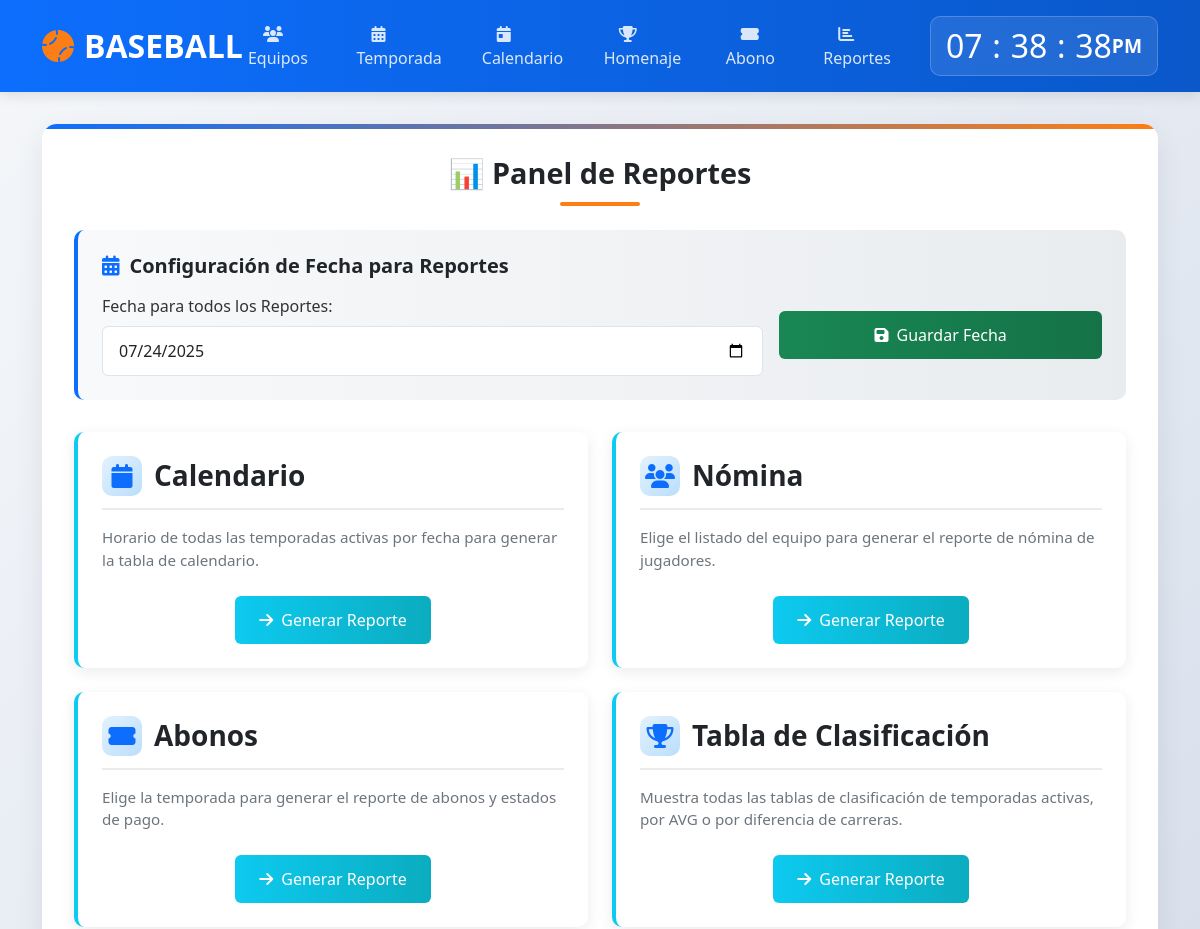
Page /modulos/reporte/reporte.php (upper part) on the earlier database version.
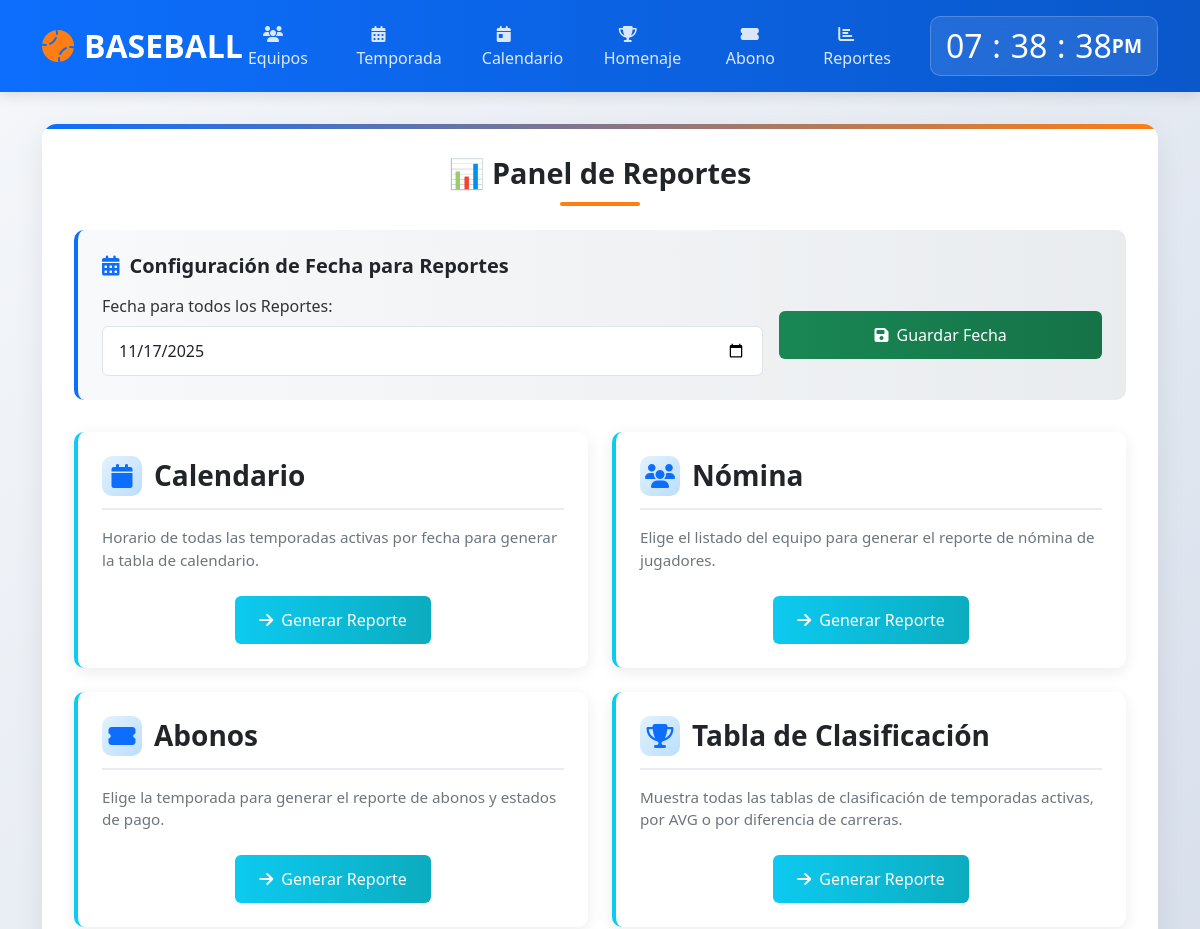
Same page on the later database version.
### tables this page shows
CREATE TABLE `report` (
  `timeday` date NOT NULL
);

### modulos/reporte/reporte.php (the view, shortened to what the changed rows need)
<?php
$con = conectar();
$query = "SELECT timeday FROM report LIMIT 1";
$result = mysqli_query($con, $query);
$ddtt = mysqli_fetch_assoc($result);
?>
<!DOCTYPE html>
<html lang="es">
<head>
    <link href="https://cdn.jsdelivr.net/npm/bootstrap@5.3.0/dist/css/bootstrap.min.css" rel="stylesheet">
    <link rel="stylesheet" href="https://cdnjs.cloudflare.com/ajax/libs/font-awesome/6.4.0/css/all.min.css">
</head>
<body>
    <header class="header">
        <div class="container">
            <div class="d-flex justify-content-between align-items-center">
                <div class="clock-container">
                    <div class="clock">
                        <h2 id="hour">00</h2><h2 class="dot">:</h2>
                        <h2 id="minute">00</h2><h2 class="dot">:</h2>
                        <h2 id="seconds">00</h2><span id="ampm">AM</span>
                    </div>
                </div>
            </div>
        </div>
    </header>
    <main class="main-content">
        <div class="container">
            <div class="content-container">
                <h1 class="page-title">📊 Panel de Reportes</h1>
                <div class="date-form-container">
                    <form id="fechaForm" class="row g-3 align-items-center">
                        <div class="col-md-8">
                            <label class="form-label">Fecha para todos los Reportes:</label>
                            <input type="date" name="tempo" class="form-control" value="<?php echo htmlspecialchars($ddtt['timeday'], ENT_QUOTES, 'UTF-8'); ?>" required>
                        </div>
                    </form>
                </div>
            </div>
        </div>
    </main>
</body>
</html>

Differences in the rows shown:
removed report: tempo "07/24/2025"
added report: tempo "11/17/2025"
